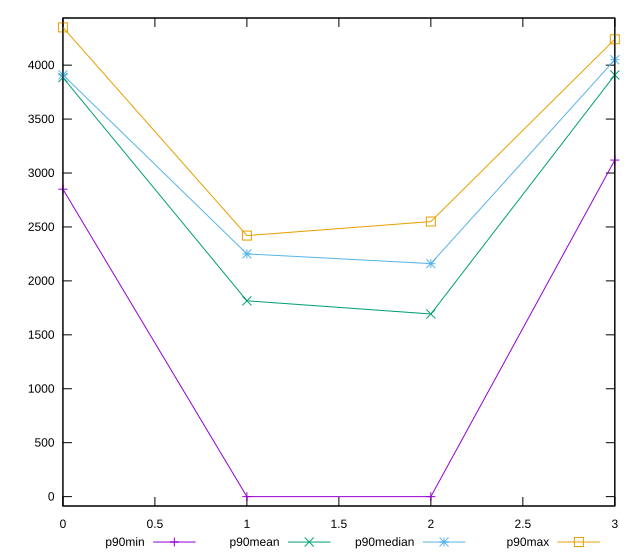

The gnuplot source for this figure:
reset

$p90Min <<EOF
0 2850
1 0
2 0
3 3120
EOF

$p90Mean <<EOF
0 3884.7872340425533
1 1815.1063829787233
2 1692.9032258064517
3 3908.936170212766
EOF

$p90Median <<EOF
0 3910
1 2250
2 2160
3 4050
EOF

$p90Max <<EOF
0 4350
1 2420
2 2550
3 4240
EOF

set key outside below
set xrange [0:3]
set yrange [-87:4437]
set trange [-87:4437]
set terminal svg size 640, 560 enhanced background rgb 'white'
set output "report/report_00029_2021-02-24T13-36-40.390Z/unused-javascript/progression/value.svg"

plot $p90Min title "p90min" with linespoints, \
     $p90Mean title "p90mean" with linespoints, \
     $p90Median title "p90median" with linespoints, \
     $p90Max title "p90max" with linespoints

reset
